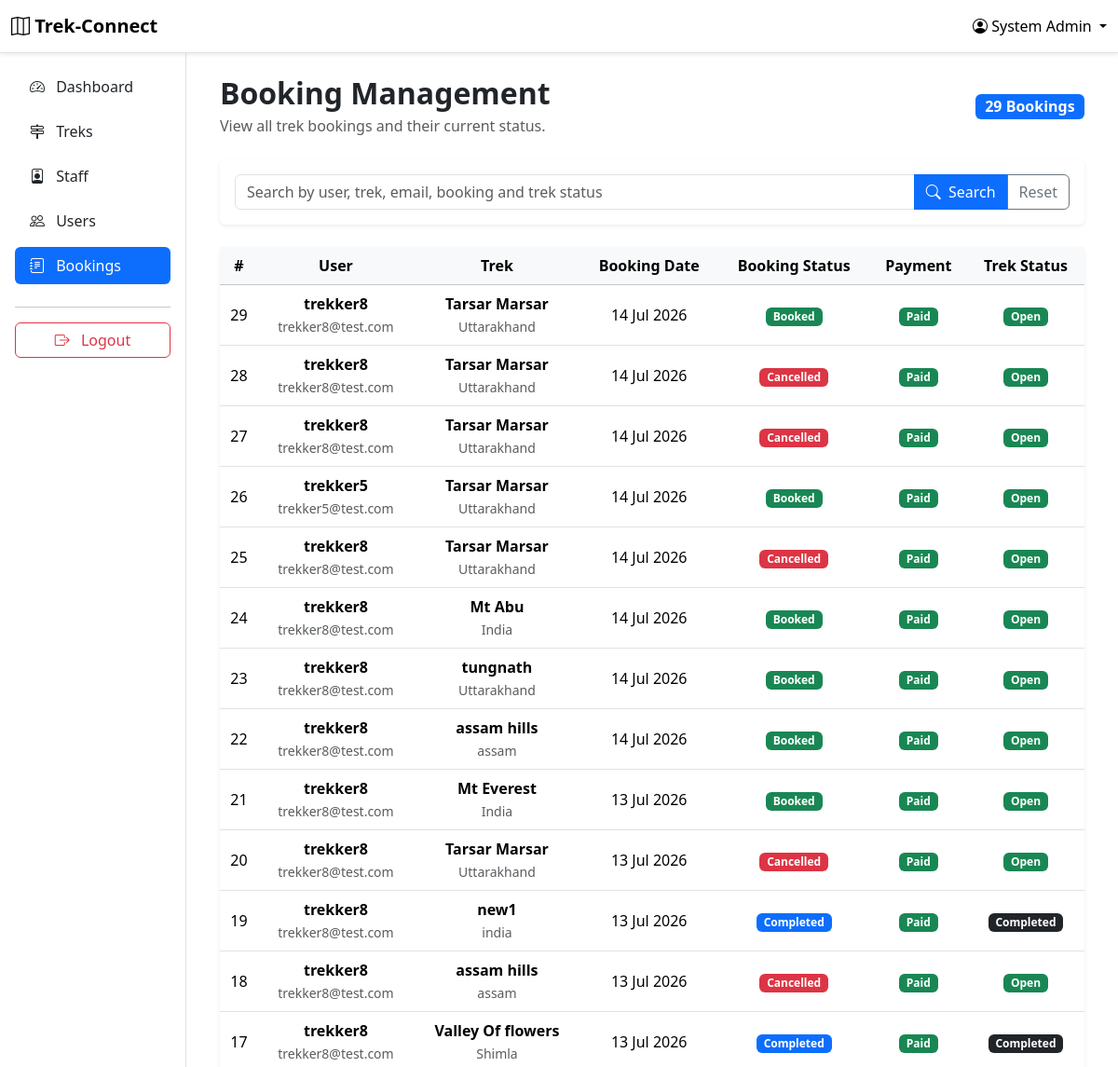
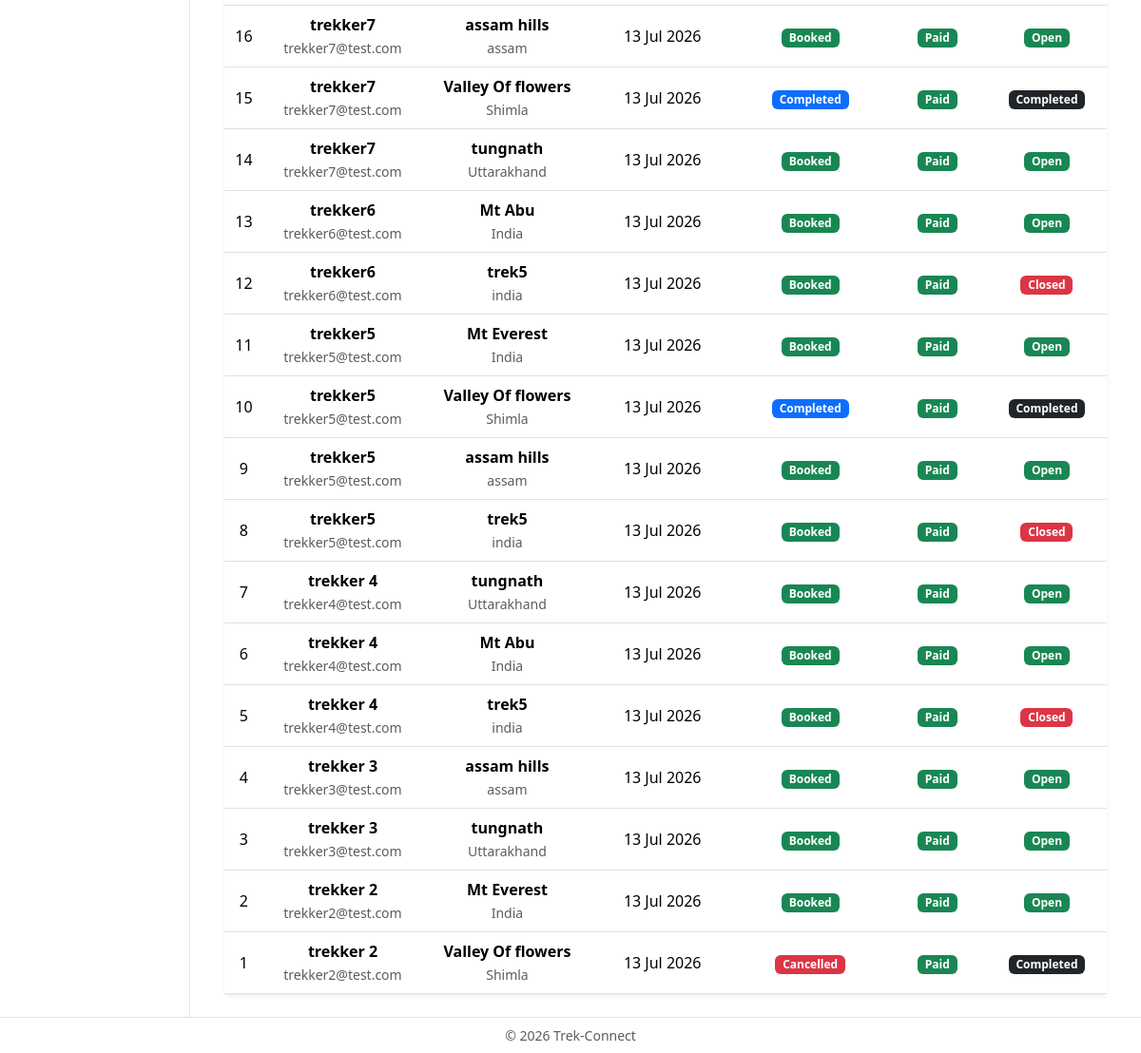
Screenshot of /admin/bookings (signed in) with the database file from the repository (2 pictures, top to bottom).
### app/models.py (models this page shows)
class User(UserMixin, db.Model):
    __tablename__ = "users"
    id = db.Column(db.Integer, primary_key=True)
    name = db.Column(db.String(100), nullable=False)
    email = db.Column(db.String(100), unique=True, nullable=False)
    mobile_number = db.Column(db.String(15), unique=True, nullable=False)
    password_hash = db.Column(db.String(255), nullable=False)
    role = db.Column(db.String(20), nullable=False)
    is_blacklisted = db.Column(db.Boolean, default=False)
    created_at = db.Column(db.DateTime, default=datetime.now)
    bookings = db.relationship("Booking", backref="user", lazy=True)
    staff_profile = db.relationship("StaffProfile", backref="user", uselist=False)
    assigned_treks = db.relationship("Trek", secondary=trek_staff, back_populates="assigned_staff")

class Booking(db.Model):
    __tablename__ = "bookings"
    id = db.Column(db.Integer, primary_key=True)
    user_id = db.Column(db.Integer, db.ForeignKey("users.id"), nullable=False)
    trek_id = db.Column(db.Integer, db.ForeignKey("treks.id"), nullable=False)
    booking_date = db.Column(db.DateTime, default=datetime.now)
    status = db.Column(db.String(20), default="Booked")
    payment_status = db.Column(db.String(20), default="Pending")

class Trek(db.Model):
    __tablename__ = "treks"
    id = db.Column(db.Integer, primary_key=True)
    name = db.Column(db.String(100), nullable=False, unique=True)
    location = db.Column(db.String(100), nullable=False)
    difficulty = db.Column(db.String(20), nullable=False)
    duration_days = db.Column(db.Integer, nullable=False)
    description = db.Column(db.Text)
    total_slots = db.Column(db.Integer, nullable=False)
    available_slots = db.Column(db.Integer, nullable=False)
    start_date = db.Column(db.Date, nullable=False)
    end_date = db.Column(db.Date, nullable=False)
    status = db.Column(db.String(20), nullable=False, default="Pending")
    assigned_staff = db.relationship("User", secondary=trek_staff, back_populates="assigned_treks")
    time_added = db.Column(db.DateTime, default=datetime.now)
    image_filename = db.Column(db.String(255), nullable=True)
    price = db.Column(db.Float, nullable=False)
    bookings = db.relationship("Booking", backref="trek", lazy=True)

### app/routes/admin.py (the view, shortened to what this page needs)
@admin.route("/bookings")
@login_required
@allowed_roles("ADMIN")
def bookings():
    search = request.args.get("search", "").strip()
    query = Booking.query.join(User).join(Trek)
    bookings = query.order_by(Booking.booking_date.desc()).all()
    return render_template("admin/bookings.html",bookings=bookings)

### app/__init__.py (called while the page is built)
@login_manager.user_loader
def load_user(user_id):
    user = User.query.get(int(user_id))
    if user and user.is_blacklisted == True:
        return None
    return user

### app/templates/admin/bookings.html (shortened to what this page needs)
{% extends "base_dashboard.html" %}
{% block sidebar %}
    {% include "components/admin_sidebar.html" %}
{% endblock %}
{% block dashboard_content %}
<div class="container-fluid">
    <div class="d-flex justify-content-between align-items-center mb-4">
        <div>
            <h2 class="fw-bold mb-1">
                Booking Management
            </h2>
            <p class="text-muted mb-0">
                View all trek bookings and their current status.
            </p>
        </div>
        <span class="badge bg-primary fs-6">
            {{ bookings|length }} Bookings
        </span>
    </div>
    <div class="card shadow-sm border-0 mb-4">
        <div class="card-body">
            <form method="GET">
                <div class="input-group">
                    <input
                        type="text"
                        class="form-control"
                        name="search"
                        placeholder="Search by user, trek, email, booking and trek status"
                        value="{{ request.args.get('search', '') }}">
                    <button class="btn btn-primary">
                        <i class="bi bi-search me-1"></i>
                        Search
                    </button>
                    <a href="{{ url_for('admin.bookings') }}" class="btn btn-outline-secondary">
                        Reset
                    </a>
                </div>
            </form>
        </div>
    </div>
    <div class="card shadow-sm border-0">
        <div class="card-body p-0">
            <div class="table-responsive">
                <table class="table table-hover align-middle mb-0 text-center">
                    <thead class="table-light">
                        <tr>
                            <th>#</th>
                            <th>User</th>
                            <th>Trek</th>
                            <th>Booking Date</th>
                            <th>Booking Status</th>
                            <th>Payment</th>
                            <th>Trek Status</th>
                        </tr>
                    </thead>
                    <tbody>
                    {% for booking in bookings %}
                        <tr>
                            <td>
                                {{ booking.id }}
                            </td>
                            <td>
                                <div class="fw-semibold">
                                    {{ booking.user.name }}
                                </div>
                                <small class="text-muted">
                                    {{ booking.user.email }}
                                </small>
                            </td>
                            <td>
                                <div class="fw-semibold">
                                    {{ booking.trek.name }}
                                </div>
                                <small class="text-muted">
                                    {{ booking.trek.location }}
                                </small>
                            </td>
                            <td>
                                {{ booking.booking_date.strftime("%d %b %Y") }}
                            </td>
                            <td>
                                {% if booking.status == "Booked" %}
                                    <span class="badge bg-success">
                                        Booked
                                    </span>
                                {% elif booking.status == "Cancelled" %}
                                    <span class="badge bg-danger">
                                        Cancelled
                                    </span>
                                {% elif booking.status == "Completed" %}
                                    <span class="badge bg-primary">
                                        Completed
                                    </span>
                                {% else %}
                                    <span class="badge bg-secondary">
                                        {{ booking.status }}
                                    </span>
                                {% endif %}
                            </td>
                            <td>
                                {% if booking.payment_status == "Paid" %}
                                    <span class="badge bg-success">
                                        Paid
                                    </span>
                                {% elif booking.payment_status == "Pending" %}
                                    <span class="badge bg-warning text-dark">
                                        Pending
                                    </span>
                                {% else %}
                                    <span class="badge bg-secondary">
                                        {{ booking.payment_status }}
                                    </span>
                                {% endif %}
                            </td>
                            <td>
                                {% if booking.trek.status == "Open" %}
                                    <span class="badge bg-success">
                                        Open
                                    </span>
                                {% elif booking.trek.status == "Closed" %}
                                    <span class="badge bg-danger">
                                        Closed
                                    </span>
                                {% elif booking.trek.status == "Completed" %}
                                    <span class="badge bg-dark">
                                        Completed
                                    </span>
                                {% elif booking.trek.status == "Ongoing" %}
                                    <span class="badge bg-info text-dark">
                                        Ongoing
                                    </span>
                                {% else %}
                                    <span class="badge bg-info text-dark">
                                        {{ booking.trek.status }}
                                    </span>
                                {% endif %}
                            </td>
                        </tr>
                    {% endfor %}
                    </tbody>
                </table>
            </div>
        </div>
    </div>
</div>
{% endblock %}

### app/templates/base_dashboard.html (shortened to what this page needs)
{% extends "base.html" %}
{% block navbar %}
<nav class="navbar navbar-expand-lg bg-white border-bottom shadow-sm">
    <div class="container-fluid">
        <a class="navbar-brand fw-bold" href="{{ url_for('main.home') }}">
            <i class="bi bi-map"></i> Trek-Connect
        </a>
        <div class="dropdown">
            <a href="#" class="text-black text-decoration-none dropdown-toggle" role="button" data-bs-toggle="dropdown">
                <i class="bi bi-person-circle"></i>
                {{ current_user.name }}
            </a>
                    {% if current_user.role == "ADMIN" %}
                        {% set profile_url = url_for("admin.profile") %}
                    {% elif current_user.role == "STAFF" %}
                        {% set profile_url = url_for("staff.profile") %}
                    {% else %}
                        {% set profile_url = url_for("user.profile") %}
                    {% endif %}
        </div>
    </div>
</nav>
{% endblock %}
{% block content %}
<div class="container-fluid">
    <div class="row">
        <div class="col-md-2 col-lg-2 bg-white border-end min-vh-100 p-0">
            {% block sidebar %}
            {% endblock %}
        </div>
        <div class="col-md-10 col-lg-10 p-4">
            {% block dashboard_content %}
            {% endblock %}
        </div>
    </div>
</div>
{% endblock %}
{% block footer %}
<footer class="border-top bg-white py-2">
    <div class="container-fluid text-center text-muted small">
        &copy; 2026 Trek-Connect
    </div>
</footer>
{% endblock %}

### app/static/css/style.css (style rules this page uses)
html { scroll-behavior: smooth; }

### rows the page displays
User: name "System Admin"
Booking: id "29", user.name "trekker8", user.email "trekker8@test.com", trek.name "Tarsar Marsar", trek.location "Uttarakhand", booking_date "14 Jul 2026", status "Booked", payment_status "Paid", shows "Open"
Booking: id "28", user.name "trekker8", user.email "trekker8@test.com", trek.name "Tarsar Marsar", trek.location "Uttarakhand", booking_date "14 Jul 2026", status "Cancelled", payment_status "Paid", shows "Open"
Booking: id "27", user.name "trekker8", user.email "trekker8@test.com", trek.name "Tarsar Marsar", trek.location "Uttarakhand", booking_date "14 Jul 2026", status "Cancelled", payment_status "Paid", shows "Open"
Booking: id "26", user.name "trekker5", user.email "trekker5@test.com", trek.name "Tarsar Marsar", trek.location "Uttarakhand", booking_date "14 Jul 2026", status "Booked", payment_status "Paid", shows "Open"
Booking: id "25", user.name "trekker8", user.email "trekker8@test.com", trek.name "Tarsar Marsar", trek.location "Uttarakhand", booking_date "14 Jul 2026", status "Cancelled", payment_status "Paid", shows "Open"
Booking: id "24", user.name "trekker8", user.email "trekker8@test.com", trek.name "Mt Abu", trek.location "India", booking_date "14 Jul 2026", status "Booked", payment_status "Paid", shows "Open"
Booking: id "23", user.name "trekker8", user.email "trekker8@test.com", trek.name "tungnath", trek.location "Uttarakhand", booking_date "14 Jul 2026", status "Booked", payment_status "Paid", shows "Open"
Booking: id "22", user.name "trekker8", user.email "trekker8@test.com", trek.name "assam hills", trek.location "assam", booking_date "14 Jul 2026", status "Booked", payment_status "Paid", shows "Open"
Booking: id "21", user.name "trekker8", user.email "trekker8@test.com", trek.name "Mt Everest", trek.location "India", booking_date "13 Jul 2026", status "Booked", payment_status "Paid", shows "Open"
Booking: id "20", user.name "trekker8", user.email "trekker8@test.com", trek.name "Tarsar Marsar", trek.location "Uttarakhand", booking_date "13 Jul 2026", status "Cancelled", payment_status "Paid", shows "Open"
Booking: id "19", user.name "trekker8", user.email "trekker8@test.com", trek.name "new1", trek.location "india", booking_date "13 Jul 2026", status "Completed", payment_status "Paid"
Booking: id "18", user.name "trekker8", user.email "trekker8@test.com", trek.name "assam hills", trek.location "assam", booking_date "13 Jul 2026", status "Cancelled", payment_status "Paid", shows "Open"
Booking: id "17", user.name "trekker8", user.email "trekker8@test.com", trek.name "Valley Of flowers", trek.location "Shimla", booking_date "13 Jul 2026", status "Completed", payment_status "Paid"
Booking: id "16", user.name "trekker7", user.email "trekker7@test.com", trek.name "assam hills", trek.location "assam", booking_date "13 Jul 2026", status "Booked", payment_status "Paid", shows "Open"
Booking: id "15", user.name "trekker7", user.email "trekker7@test.com", trek.name "Valley Of flowers", trek.location "Shimla", booking_date "13 Jul 2026", status "Completed", payment_status "Paid"
Booking: id "14", user.name "trekker7", user.email "trekker7@test.com", trek.name "tungnath", trek.location "Uttarakhand", booking_date "13 Jul 2026", status "Booked", payment_status "Paid", shows "Open"
Booking: id "13", user.name "trekker6", user.email "trekker6@test.com", trek.name "Mt Abu", trek.location "India", booking_date "13 Jul 2026", status "Booked", payment_status "Paid", shows "Open"
Booking: id "12", user.name "trekker6", user.email "trekker6@test.com", trek.name "trek5", trek.location "india", booking_date "13 Jul 2026", status "Booked", payment_status "Paid", shows "Closed"
Booking: id "11", user.name "trekker5", user.email "trekker5@test.com", trek.name "Mt Everest", trek.location "India", booking_date "13 Jul 2026", status "Booked", payment_status "Paid", shows "Open"
Booking: id "10", user.name "trekker5", user.email "trekker5@test.com", trek.name "Valley Of flowers", trek.location "Shimla", booking_date "13 Jul 2026", status "Completed", payment_status "Paid"
Booking: id "9", user.name "trekker5", user.email "trekker5@test.com", trek.name "assam hills", trek.location "assam", booking_date "13 Jul 2026", status "Booked", payment_status "Paid", shows "Open"
Booking: id "8", user.name "trekker5", user.email "trekker5@test.com", trek.name "trek5", trek.location "india", booking_date "13 Jul 2026", status "Booked", payment_status "Paid", shows "Closed"
Booking: id "7", user.name "trekker 4", user.email "trekker4@test.com", trek.name "tungnath", trek.location "Uttarakhand", booking_date "13 Jul 2026", status "Booked", payment_status "Paid", shows "Open"
Booking: id "6", user.name "trekker 4", user.email "trekker4@test.com", trek.name "Mt Abu", trek.location "India", booking_date "13 Jul 2026", status "Booked", payment_status "Paid", shows "Open"
Booking: id "5", user.name "trekker 4", user.email "trekker4@test.com", trek.name "trek5", trek.location "india", booking_date "13 Jul 2026", status "Booked", payment_status "Paid", shows "Closed"
Booking: id "4", user.name "trekker 3", user.email "trekker3@test.com", trek.name "assam hills", trek.location "assam", booking_date "13 Jul 2026", status "Booked", payment_status "Paid", shows "Open"
Booking: id "3", user.name "trekker 3", user.email "trekker3@test.com", trek.name "tungnath", trek.location "Uttarakhand", booking_date "13 Jul 2026", status "Booked", payment_status "Paid", shows "Open"
Booking: id "2", user.name "trekker 2", user.email "trekker2@test.com", trek.name "Mt Everest", trek.location "India", booking_date "13 Jul 2026", status "Booked", payment_status "Paid", shows "Open"
Booking: id "1", user.name "trekker 2", user.email "trekker2@test.com", trek.name "Valley Of flowers", trek.location "Shimla", booking_date "13 Jul 2026", status "Cancelled", payment_status "Paid", shows "Completed"

### other values shown
{{ bookings|length }} "29"
